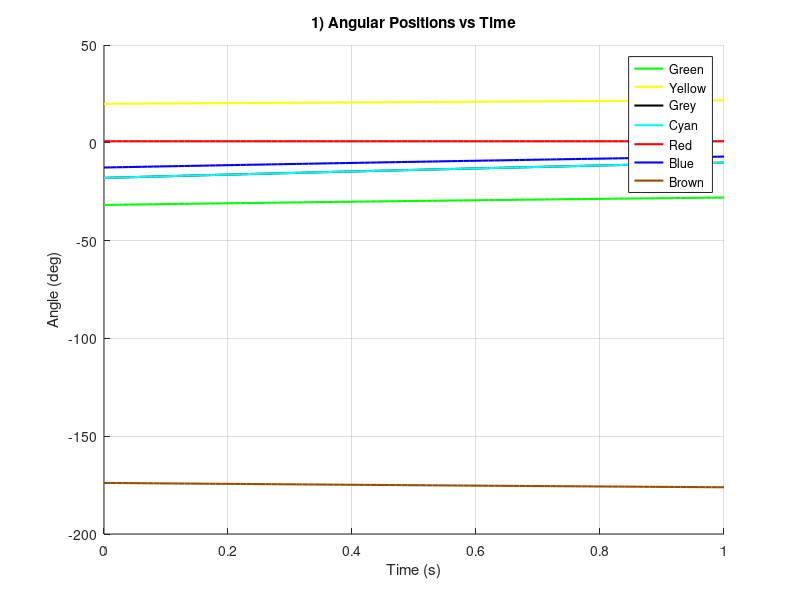
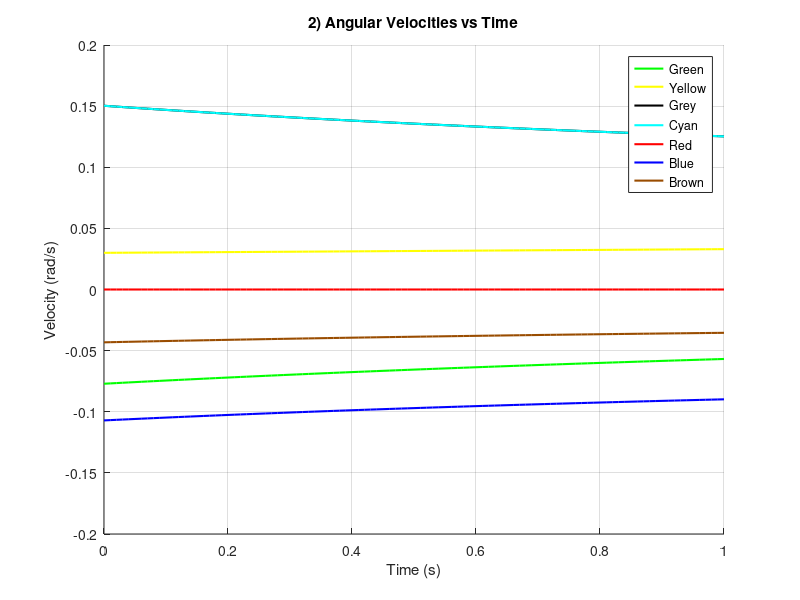
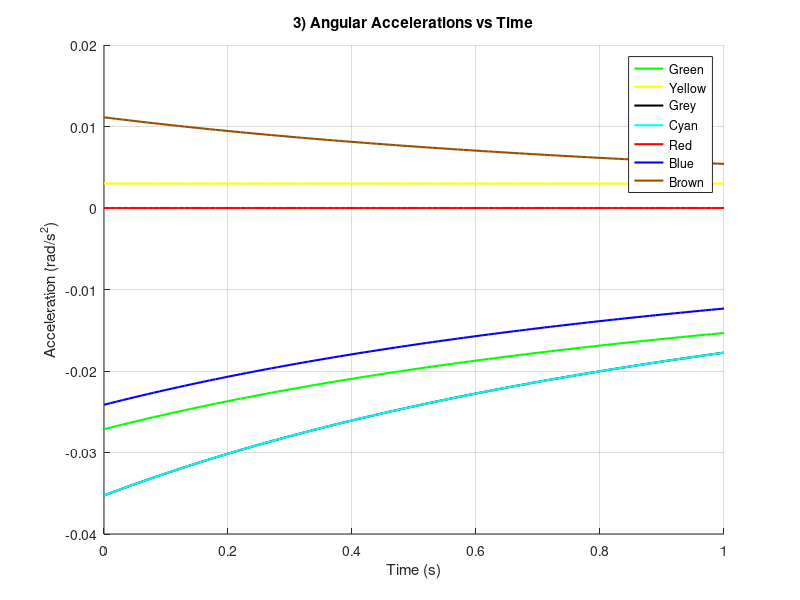
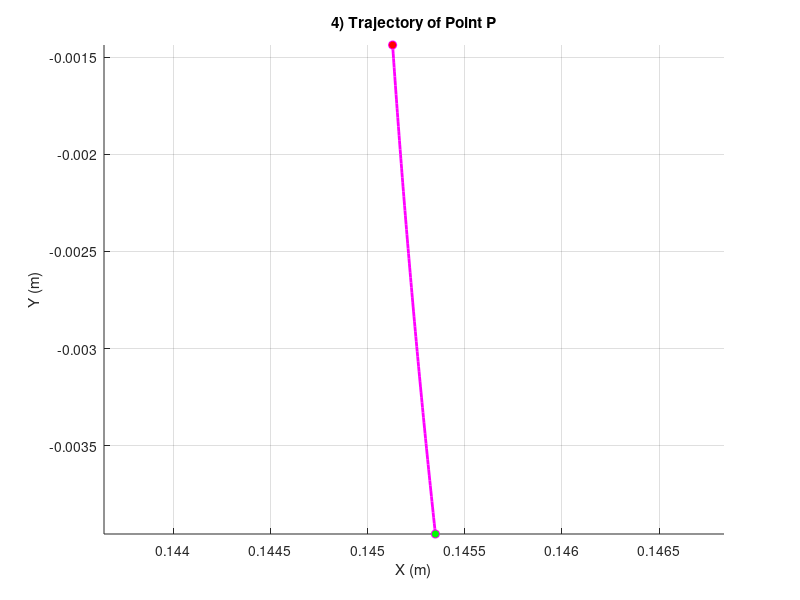

These charts were generated, in order, by the following MATLAB code:
clear all
close all
clc

% ==========================================
% 1. PARAMETERS
% ==========================================
L1 = 0.210; % Ground (Pink)
L2_Loop1 = 0.180; % Green
L3_Loop1 = 0.180; % Yellow
L4_Shared = 0.118; % Grey

L2_Loop2 = 0.118; % Cyan
L3_Loop2 = 0.210; % Red

L2_Loop3 = 0.118; % Cyan (Extended)
L3_Loop3 = 0.210; % Blue
L4_Loop3 = 0.118; % Brown

d = L1;
offset_deg = 0.81;
offset = deg2rad(offset_deg);

% ==========================================
% 2. SIMULATION SETUP
% ==========================================
t_final = 1;            % Duration (seconds)
dt = 0.01;              % Time step
time = 0:dt:t_final;    % Time vector
N = length(time);

% Initial Input Conditions (Yellow Link)
q3_init_deg = 19.94;
q3_init = deg2rad(q3_init_deg);
w_init = 0.03;          % rad/s
alpha_input = 0.003;    % rad/s^2

% Storage Arrays
History_Angles = zeros(N, 7);      % [Green, Yellow, Grey, Cyan, Red, Blue, Brown]
History_Velocities = zeros(N, 7);
History_Accelerations = zeros(N, 7);
History_P = zeros(N, 2);           % [Px, Py]

% ==========================================
% 3. TIME LOOP ANALYSIS
% ==========================================
for i = 1:N
    t = time(i);
    
    % --- A. UPDATE INPUTS (Kinematics Equations) ---
    % theta = theta0 + w0*t + 0.5*a*t^2
    q3_global = q3_init + w_init*t + 0.5*alpha_input*t^2;
    q3 = q3_global - offset; % Local angle
    
    % w = w0 + a*t
    w_Yellow = w_init + alpha_input*t;
    
    % alpha = constant
    alpha_Yellow = alpha_input;
    
    % --- B. POSITION ANALYSIS ---
    
    % LOOP 1: Green-Yellow-Grey
    a = L2_Loop1; b = L3_Loop1; c = L4_Shared;
    K1=d/b; K2=d/c; K3=(b^2-a^2+c^2+d^2)/(2*b*c); K4=d/a; K5=(c^2-d^2-b^2-a^2)/(2*b*a);
    A=cos(q3)-K1-K2*cos(q3)+K3; B=-2*sin(q3); C=K1-(K2+1)*cos(q3)+K3;
    D=cos(q3)-K1+K4*cos(q3)+K5; E=-2*sin(q3); F=K1+(K4-1)*cos(q3)+K5;
    
    % Using Case 1 (Open)
    q4_Grey = 2*atan((-B - sqrt(B^2 - 4*A*C))/(2*A));
    q2_Green = 2*atan((-E - sqrt(E^2 - 4*D*F))/(2*D));
    
    % LOOP 2: Cyan-Red-Grey
    a = L2_Loop2; b = L3_Loop2; c = L4_Shared;
    K1_L2=d/c; K2_L2=d/a; K3_L2=(c^2-b^2+a^2+d^2)/(2*c*a); K4_L2=d/b; K5_L2=(a^2-d^2-c^2-b^2)/(2*c*b);
    
    q_in_1 = q4_Grey;
    A2=cos(q_in_1)-K1_L2-K2_L2*cos(q_in_1)+K3_L2; B2=-2*sin(q_in_1); C2=K1_L2-(K2_L2+1)*cos(q_in_1)+K3_L2;
    D2=cos(q_in_1)-K1_L2+K4_L2*cos(q_in_1)+K5_L2; E2=-2*sin(q_in_1); F2=K1_L2+(K4_L2-1)*cos(q_in_1)+K5_L2;
    
    q2_Cyan = 2*atan((-B2 + sqrt(B2^2 - 4*A2*C2))/(2*A2)); 
    q3_Red = 2*atan((-E2 + sqrt(E2^2 - 4*D2*F2))/(2*D2));
    
    % LOOP 3: Cyan-Blue-Brown
    a = L2_Loop3; b = L3_Loop3; c = L4_Loop3;
    K1_L3=d/a; K2_L3=d/c; K3_L3=(a^2-b^2+c^2+d^2)/(2*a*c); K4_L3=d/b; K5_L3=(c^2-d^2-a^2-b^2)/(2*a*b);
    
    q_in_3 = q2_Cyan + pi;
    A3=cos(q_in_3)-K1_L3-K2_L3*cos(q_in_3)+K3_L3; B3=-2*sin(q_in_3); C3=K1_L3-(K2_L3+1)*cos(q_in_3)+K3_L3;
    D3=cos(q_in_3)-K1_L3+K4_L3*cos(q_in_3)+K5_L3; E3=-2*sin(q_in_3); F3=K1_L3+(K4_L3-1)*cos(q_in_3)+K5_L3;
    
    q4_Brown = 2*atan((-B3 + sqrt(B3^2 - 4*A3*C3))/(2*A3));
    q3_Blue = 2*atan((-E3 + sqrt(E3^2 - 4*D3*F3))/(2*D3));
    
    % --- C. VELOCITY ANALYSIS ---
    % Loop 1
    a=L2_Loop1; b=L3_Loop1; c=L4_Shared;
    w_Grey = (b * w_Yellow * sin(q3 - q2_Green)) / (c * sin(q4_Grey - q2_Green));
    w_Green = (b * w_Yellow * sin(q4_Grey - q3)) / (a * sin(q4_Grey - q2_Green));
    
    % Loop 2
    a=L2_Loop2; b=L3_Loop2; c=L4_Shared;
    w_Cyan = (c * w_Grey * sin(q4_Grey - q3_Red)) / (a * sin(q2_Cyan - q3_Red));
    w_Red = (c * w_Grey * sin(q4_Grey - q2_Cyan)) / (b * sin(q3_Red - q2_Cyan));
    
    % Loop 3
    a=L2_Loop3; b=L3_Loop3; c=L4_Loop3;
    w_Brown = (a * w_Cyan * sin(q_in_3 - q3_Blue)) / (c * sin(q4_Brown - q3_Blue));
    w_Blue = (a * w_Cyan * sin(q4_Brown - q_in_3)) / (b * sin(q4_Brown - q3_Blue));
    
    % --- D. ACCELERATION ANALYSIS ---
    % Loop 1
    a = L2_Loop1; b = L3_Loop1; c = L4_Shared;
    A_coeff = -a*sin(q2_Green); B_coeff = c*sin(q4_Grey);
    D_coeff = a*cos(q2_Green);  E_coeff = -c*cos(q4_Grey);
    C_val = a*w_Green^2*cos(q2_Green) + b*w_Yellow^2*cos(q3) + b*alpha_Yellow*sin(q3) - c*w_Grey^2*cos(q4_Grey);
    F_val = a*w_Green^2*sin(q2_Green) + b*w_Yellow^2*sin(q3) - b*alpha_Yellow*cos(q3) - c*w_Grey^2*sin(q4_Grey);
    
    alpha_Green = (C_val*E_coeff - B_coeff*F_val) / (A_coeff*E_coeff - B_coeff*D_coeff);
    alpha_Grey  = (A_coeff*F_val - C_val*D_coeff) / (A_coeff*E_coeff - B_coeff*D_coeff);
    
    % Loop 2
    a = L2_Loop2; b = L3_Loop2; c = L4_Shared;
    A_coeff = -a*sin(q2_Cyan); B_coeff = -b*sin(q3_Red);
    D_coeff = a*cos(q2_Cyan);  E_coeff = b*cos(q3_Red);
    C_val = a*w_Cyan^2*cos(q2_Cyan) + b*w_Red^2*cos(q3_Red) - c*w_Grey^2*cos(q4_Grey) - c*alpha_Grey*sin(q4_Grey);
    F_val = a*w_Cyan^2*sin(q2_Cyan) + b*w_Red^2*sin(q3_Red) - c*w_Grey^2*sin(q4_Grey) + c*alpha_Grey*cos(q4_Grey);
    
    alpha_Cyan = (C_val*E_coeff - B_coeff*F_val) / (A_coeff*E_coeff - B_coeff*D_coeff);
    alpha_Red  = (A_coeff*F_val - C_val*D_coeff) / (A_coeff*E_coeff - B_coeff*D_coeff);
    
    % Loop 3
    a = L2_Loop3; b = L3_Loop3; c = L4_Loop3;
    A_coeff = -b*sin(q3_Blue); B_coeff = c*sin(q4_Brown);
    D_coeff = b*cos(q3_Blue);  E_coeff = -c*cos(q4_Brown);
    C_val = a*w_Cyan^2*cos(q_in_3) + a*alpha_Cyan*sin(q_in_3) + b*w_Blue^2*cos(q3_Blue) - c*w_Brown^2*cos(q4_Brown);
    F_val = a*w_Cyan^2*sin(q_in_3) - a*alpha_Cyan*cos(q_in_3) + b*w_Blue^2*sin(q3_Blue) - c*w_Brown^2*sin(q4_Brown);
    
    alpha_Blue  = (C_val*E_coeff - B_coeff*F_val) / (A_coeff*E_coeff - B_coeff*D_coeff);
    alpha_Brown = (A_coeff*F_val - C_val*D_coeff) / (A_coeff*E_coeff - B_coeff*D_coeff);
    
    % --- E. POINT P (Trajectory) ---
    RO4O2 = L1*exp(1i*offset);
    L_P = 0.065;
    R_P = RO4O2 + L_P * exp(1i * (q4_Brown + offset));
    
    % --- F. STORE DATA ---
    History_Angles(i,:) = rad2deg([q2_Green, q3, q4_Grey, q2_Cyan, q3_Red, q3_Blue, q4_Brown] + offset);
    History_Velocities(i,:) = [w_Green, w_Yellow, w_Grey, w_Cyan, w_Red, w_Blue, w_Brown];
    History_Accelerations(i,:) = [alpha_Green, alpha_Yellow, alpha_Grey, alpha_Cyan, alpha_Red, alpha_Blue, alpha_Brown];
    History_P(i,:) = [real(R_P), imag(R_P)];
end

% ==========================================
% 4. PLOTTING RESULTS
% ==========================================
link_names = {'Green', 'Yellow', 'Grey', 'Cyan', 'Red', 'Blue', 'Brown'};
colors = {'g', 'y', 'k', 'c', 'r', 'b', [0.6 0.3 0]};

% 1) Plot Angles
figure(1); hold on; grid on;
for k=1:7
    plot(time, History_Angles(:,k), 'DisplayName', link_names{k}, 'Color', colors{k}, 'LineWidth', 1.5);
end
title('1) Angular Positions vs Time'); xlabel('Time (s)'); ylabel('Angle (deg)');
legend('Location','best');

% 2) Plot Angular Velocities
figure(2); hold on; grid on;
for k=1:7
    plot(time, History_Velocities(:,k), 'DisplayName', link_names{k}, 'Color', colors{k}, 'LineWidth', 1.5);
end
title('2) Angular Velocities vs Time'); xlabel('Time (s)'); ylabel('Velocity (rad/s)');
legend('Location','best');

% 3) Plot Angular Accelerations
figure(3); hold on; grid on;
for k=1:7
    plot(time, History_Accelerations(:,k), 'DisplayName', link_names{k}, 'Color', colors{k}, 'LineWidth', 1.5);
end
title('3) Angular Accelerations vs Time'); xlabel('Time (s)'); ylabel('Acceleration (rad/s^2)');
legend('Location','best');

% 4) Plot Trajectory of Point P
figure(4); hold on; grid on; axis equal;
plot(History_P(:,1), History_P(:,2), 'm-', 'LineWidth', 2);
plot(History_P(1,1), History_P(1,2), 'mo', 'MarkerFaceColor', 'g'); % Start
plot(History_P(end,1), History_P(end,2), 'mo', 'MarkerFaceColor', 'r'); % End
title('4) Trajectory of Point P'); xlabel('X (m)'); ylabel('Y (m)');
